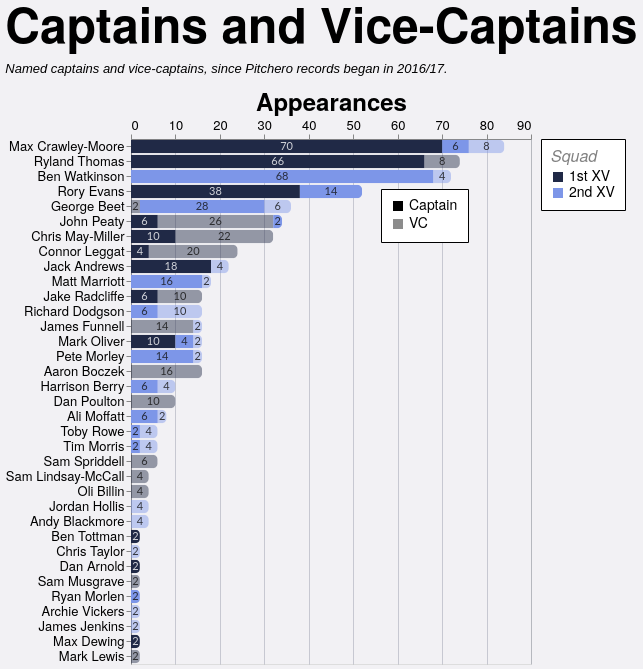

Here is the Vega-Lite specification saved for this chart:
### Vega-Lite specification from a JSON file in a GitHub repository (floating-point values rounded to 4 significant figures; data arrays with more than 128 entries replaced by an {"elided": "..."} marker saying what was removed)
{"config": {"axis": {"labelFont": "PT Sans Narrow, Helvetica Neue, Helvetica, Arial, sans-serif", "titleFont": "PT Sans Narrow, Helvetica Neue, Helvetica, Arial, sans-serif", "labelFontSize": 13, "titleFontSize": 24, "gridColor": "#202947", "gridOpacity": 0.2, "zindex": 1}, "text": {"font": "Lato, sans-serif"}, "bar": {"cornerRadiusEnd": 5}, "header": {"labelFont": "PT Sans Narrow, Helvetica Neue, Helvetica, Arial, sans-serif", "titleFont": "PT Sans Narrow, Helvetica Neue, Helvetica, Arial, sans-serif", "labelFontSize": 24, "titleFontSize": 28, "labelFontWeight": "bold", "orient": "left"}, "legend": {"labelFont": "PT Sans Narrow, Helvetica Neue, Helvetica, Arial, sans-serif", "titleFont": "PT Sans Narrow, Helvetica Neue, Helvetica, Arial, sans-serif", "labelFontSize": 14, "titleFontSize": 16, "titlePadding": 5, "fillColor": "white", "strokeColor": "black", "padding": 10, "titleFontWeight": "lighter", "titleFontStyle": "italic", "titleColor": "gray", "offset": 10}, "title": {"font": "PT Sans Narrow, Helvetica Neue, Helvetica, Arial, sans-serif", "fontSize": 48, "fontWeight": "bold", "anchor": "start", "align": "center", "titlePadding": 20, "subtitlePadding": 10, "subtitleFontSize": 13, "subtitleColor": "", "subtitleFontStyle": "italic", "offset": 15, "color": "black"}, "axisX": {"labelAngle": 0}, "facet": {"title": null, "header": null, "align": {"row": "each", "column": "each"}}, "resolve": {"scale": {"y": "independent", "facet": "independent"}}, "background": "#f2f1f4", "scale": {"offsetBandPaddingOuter": 0.2, "offsetBandPaddingInner": 0.1}}, "layer": [{"mark": {"type": "bar"}, "encoding": {"color": {"field": "squad", "legend": {"labelExpr": "datum.value + ' XV'", "orient": "right", "title": "Squad"}, "scale": {"domain": ["1st", "2nd"], "range": ["#202946", "#7d96e8"]}, "sort": ["1st", "2nd"], "type": "nominal"}, "opacity": {"field": "role", "legend": {"legendX": 250, "legendY": 50, "orient": "none", "title": null}, "scale": {"domain": ["Captain", "VC"], "range": [1.0, 0.45]}, "sort": ["Captain", "VC"], "type": "nominal"}, "order": {"field": "stack_order", "sort": "ascending", "type": "quantitative"}, "tooltip": [{"field": "player", "title": "Player", "type": "nominal"}, {"field": "squad", "title": "Squad", "type": "nominal"}, {"field": "role", "title": "Role", "type": "nominal"}, {"field": "games_agg", "title": "Games", "type": "quantitative"}], "x": {"axis": {"orient": "top", "title": "Appearances"}, "field": "games_agg", "stack": "zero", "type": "quantitative"}, "y": {"field": "player", "sort": {"field": "player_total", "op": "max", "order": "descending"}, "title": null, "type": "nominal"}}, "transform": [{"aggregate": [{"op": "sum", "field": "games", "as": "games_agg"}, {"op": "max", "field": "player_total", "as": "player_total"}], "groupby": ["player", "squad", "role", "stack_order"]}]}, {"mark": {"type": "text", "align": "center", "baseline": "middle", "fontSize": 11, "opacity": 0.8}, "encoding": {"color": {"field": "label_color", "legend": null, "scale": null, "type": "nominal"}, "text": {"field": "games_agg", "format": ".0f", "type": "quantitative"}, "x": {"field": "x_mid", "type": "quantitative"}, "y": {"field": "player", "sort": {"field": "player_total", "op": "max", "order": "descending"}, "title": null, "type": "nominal"}}, "transform": [{"aggregate": [{"op": "sum", "field": "games", "as": "games_agg"}, {"op": "max", "field": "player_total", "as": "player_total"}], "groupby": ["player", "squad", "role", "stack_order"]}, {"groupby": ["player"], "stack": "games_agg", "sort": [{"field": "stack_order", "order": "ascending"}], "as": ["x0", "x1"]}, {"calculate": "(datum.x0 + datum.x1) / 2", "as": "x_mid"}, {"calculate": "datum.squad === '1st' && datum.role === 'Captain' ? '#ffffff' : '#111111'", "as": "label_color"}]}], "data": {"name": "data-ed860ebd94f49d34edc5ef7f05661a9f"}, "height": {"step": 15}, "title": {"text": "Captains and Vice-Captains", "subtitle": "Named captains and vice-captains, since Pitchero records began in 2016/17."}, "transform": [{"joinaggregate": [{"op": "sum", "field": "games", "as": "player_total"}], "groupby": ["player"]}], "width": 400, "$schema": "https://vega.github.io/schema/vega-lite/v5.20.1.json", "datasets": {"data-ed860ebd94f49d34edc5ef7f05661a9f": {"elided": "197 records"}}}
